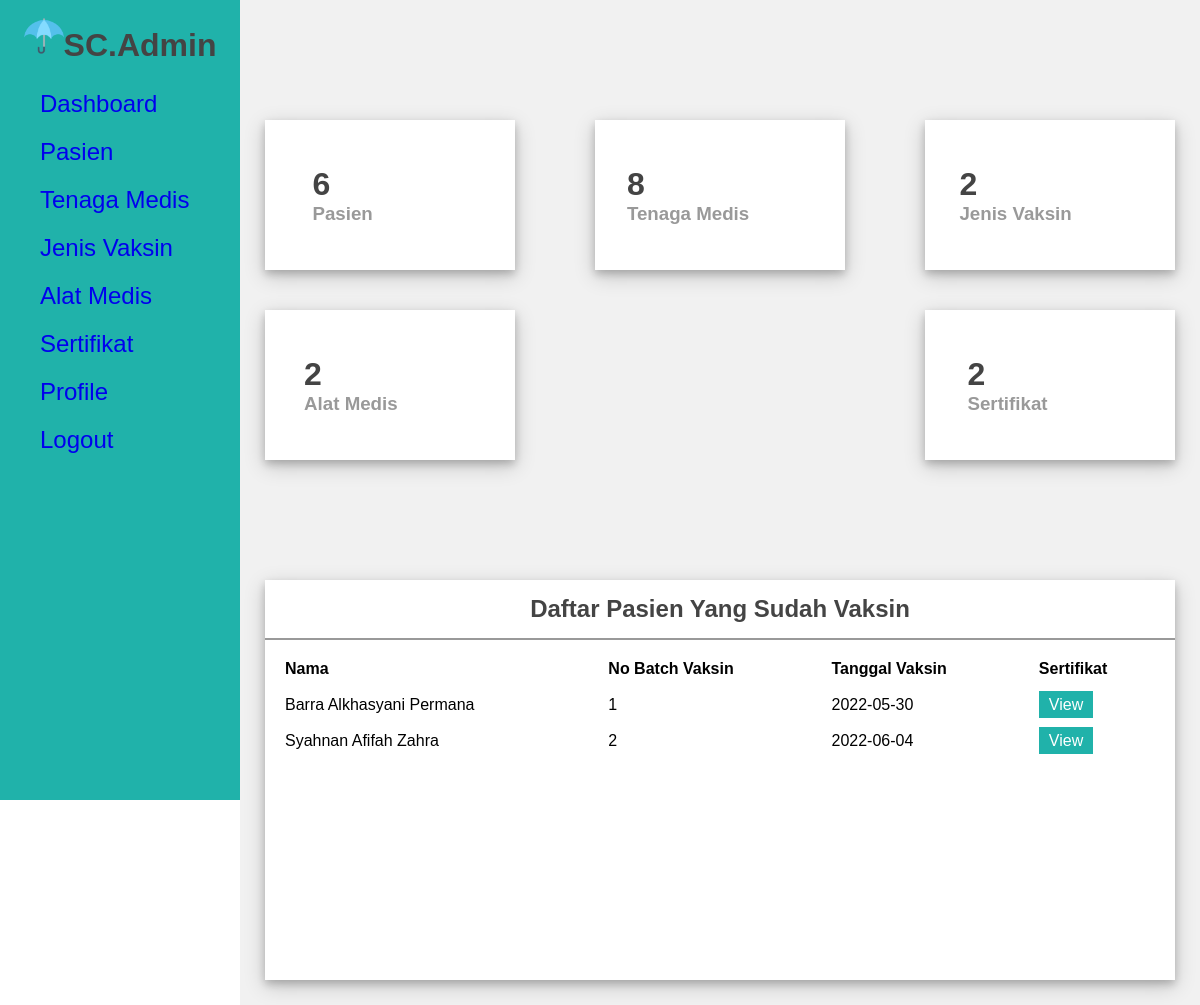
The app's page /admin/index.php with its own data.
### tables this page shows
CREATE TABLE `sertifikat` (
  `no_batch` int(11) NOT NULL,
  `id_tenmed` int(11) NOT NULL,
  `id_pasien` int(11) NOT NULL,
  `no_alat` int(11) NOT NULL,
  `lok_vaksin` varchar(255) NOT NULL,
  `ket_vaksin` varchar(255) NOT NULL,
  `tgl_vaksin` date NOT NULL,
  `no_tiket` int(11) NOT NULL
);

CREATE TABLE `pasien` (
  `id_pasien` int(11) NOT NULL,
  `nama_pasien` varchar(50) NOT NULL,
  `tgl_lahir` date NOT NULL,
  `alamat` varchar(255) NOT NULL,
  `gambar` varchar(255) NOT NULL
);

### admin/index.php (the view, shortened to what this page needs)
<?php
    $koneksi = mysqli_connect("localhost","root","","pw2022_tubes") or die(mysqli_error);
?>
<!DOCTYPE html>
<html lang="en">
<head>
    <link rel="stylesheet" href="style.css">
</head>
<body>
    <div class="side-menu">
        <div class="tab-name">
            <h1><img src="../img/kisspng-umbrella-clip-art-5b3008645136e8.6524105115298745323327.png" alt="">SC.Admin</h1>
        </div>
        <ul>
            <li><a href="index.php"><span>Dashboard</span></a> </li>
            <li><a href="pasien.php"><span>Pasien</span></a> </li>
            <li><a href="tenmed.php"><span>Tenaga Medis</span></a> </li>
            <li><a href="jenisvaksin.php"><span>Jenis Vaksin</span></a> </li>
            <li><a href="alatmedis.php"><span>Alat Medis</span></a>  </li>
            <li><a href="sertifikat.php"><span>Sertifikat</span></a></li>
            <li><a href="user.php"><span>Profile</span> </a></li>
            <li><a href="logout.php"><span>Logout</span> </a></li>
        </ul>
    </div>
    <div class="container">
        <div class="content">
            <div class="cards">
                <div class="card">
                    <div class="box">
                        <?php
                            $pasien = mysqli_query($koneksi,"SELECT * FROM pasien");
                            $hitung =  mysqli_num_rows($pasien);
                            echo "<h1>$hitung</h1>";
                        ?>
                        <h3>Pasien</h3>
                    </div>
                </div>
                <div class="card">
                    <div class="box">
                        <?php
                            $tenaga_medis = mysqli_query($koneksi,"SELECT * FROM tenaga_medis");
                            $hitung =  mysqli_num_rows($tenaga_medis);
                            echo "<h1>$hitung</h1>";
                        ?>
                        <h3>Tenaga Medis</h3>
                    </div>
                </div>
                <div class="card">
                    <div class="box">
                        <?php
                            $jenis_vaksin = mysqli_query($koneksi,"SELECT * FROM jenis_vaksin");
                            $hitung =  mysqli_num_rows($jenis_vaksin);
                            echo "<h1>$hitung</h1>";
                        ?>
                        <h3>Jenis Vaksin</h3>
                    </div>
                </div>
                <div class="card">
                    <div class="box">
                        <?php
                            $alat_medis = mysqli_query($koneksi,"SELECT * FROM alat_medis");
                            $hitung =  mysqli_num_rows($alat_medis);
                            echo "<h1>$hitung</h1>";
                        ?>
                        <h3>Alat Medis</h3>
                    </div>
                </div>
                <div class="card">
                    <div class="box">
                        <?php
                            $sertifikat = mysqli_query($koneksi,"SELECT * FROM sertifikat");
                            $hitung =  mysqli_num_rows($sertifikat);
                            echo "<h1>$hitung</h1>";
                        ?>
                        <h3>Sertifikat</h3>
                    </div>
                </div>
            </div>
            <div class="content-2">
                <div class="daftar-pasien">
                    <div class="title">
                        <h2>Daftar Pasien Yang Sudah Vaksin</h2>
                    </div>
                    <table>
                        <tr>
                            <th>Nama</th>
                            <th>No Batch Vaksin</th>
                            <th>Tanggal Vaksin</th>
                            <th>Sertifikat</th>
                        </tr>
                        <?php
                            $sertif = mysqli_query($koneksi, "SELECT * from sertifikat inner join pasien where pasien.id_pasien=sertifikat.id_pasien");
                            foreach ($sertif as $row){
                        ?>
                        <tr>
                            <td><?php echo $row['nama_pasien'] ?></td>
                            <td><?php echo $row['no_batch'] ?></td>
                            <td><?php echo $row['tgl_vaksin'] ?></td>
                            <td><a href="sertifikat.php" class="btn">View</a></td>
                        </tr>
                        <?php
                            }
                        ?>
                    </table>
                </div>
            </div>
        </div>
    </div>
</body>
</html>

### admin/style.css (style rules this page uses)
* { margin: 0; padding: 0; box-sizing: border-box; font-family: "Poppins", sans-serif; }
body { min-height: 100vh; }
a { text-decoration: none; }
li { list-style: none; }
h1, h2 { color: #444; }
h3 { color: #999; }
.btn { background: lightseagreen; color: white; padding: 5px 10px; text-align: center; }
.title { display: flex; align-items: center; justify-content: space-around; padding: 15px 10px; border-bottom: 2px solid #999; }
table { padding: 10px; }
th, td { text-align: left; padding: 8px; }
.side-menu { position: fixed; background: lightseagreen; width: 20vw; min-height: 100vh; display: flex; flex-direction: column; }
.side-menu .tab-name { height: 10vh; display: flex; align-items: center; justify-content: center; }
.side-menu .tab-name img { width: 40px; }
.side-menu li { font-size: 24px; padding: 10px 40px; color: white; display: flex; align-items: center; }
.container { position: absolute; right: 0; width: 80vw; height: 100vh; background: #f1f1f1; }
.container .content { position: relative; margin-top: 10vh; min-height: 90vh; background: #f1f1f1; }
.container .content .cards { padding: 20px 15px; display: flex; align-items: center; justify-content: space-between; flex-wrap: wrap; }
.container .content .cards .card { width: 250px; height: 150px; background: white; margin: 20px 10px; display: flex; align-items: center; justify-content: space-around; box-shadow: 0 4px 8px 0 rgba(0, 0, 0, 0.2), 0 6px 20px 0 rgba(0, 0, 0, 0.19); }
.container .content .content-2 { min-height: 60vh; display: flex; justify-content: space-around; align-items: flex-start; flex-wrap: wrap; }
.container .content .content-2 .daftar-pasien { min-height: 50vh; flex: 5; background: white; margin: 0 25px 25px 25px; box-shadow: 0 4px 8px 0 rgba(0, 0, 0, 0.2), 0 6px 20px 0 rgba(0, 0, 0, 0.19); display: flex; flex-direction: column; margin-top: 5rem; }

### records on screen
sertifikat: id_pasien.nama_pasien "Barra Alkhasyani Permana", no_batch "1", tgl_vaksin "2022-05-30"
sertifikat: id_pasien.nama_pasien "Syahnan Afifah Zahra", no_batch "2", tgl_vaksin "2022-06-04"

### other values on screen
$hitung "6"
$hitung "8"
$hitung "2"
